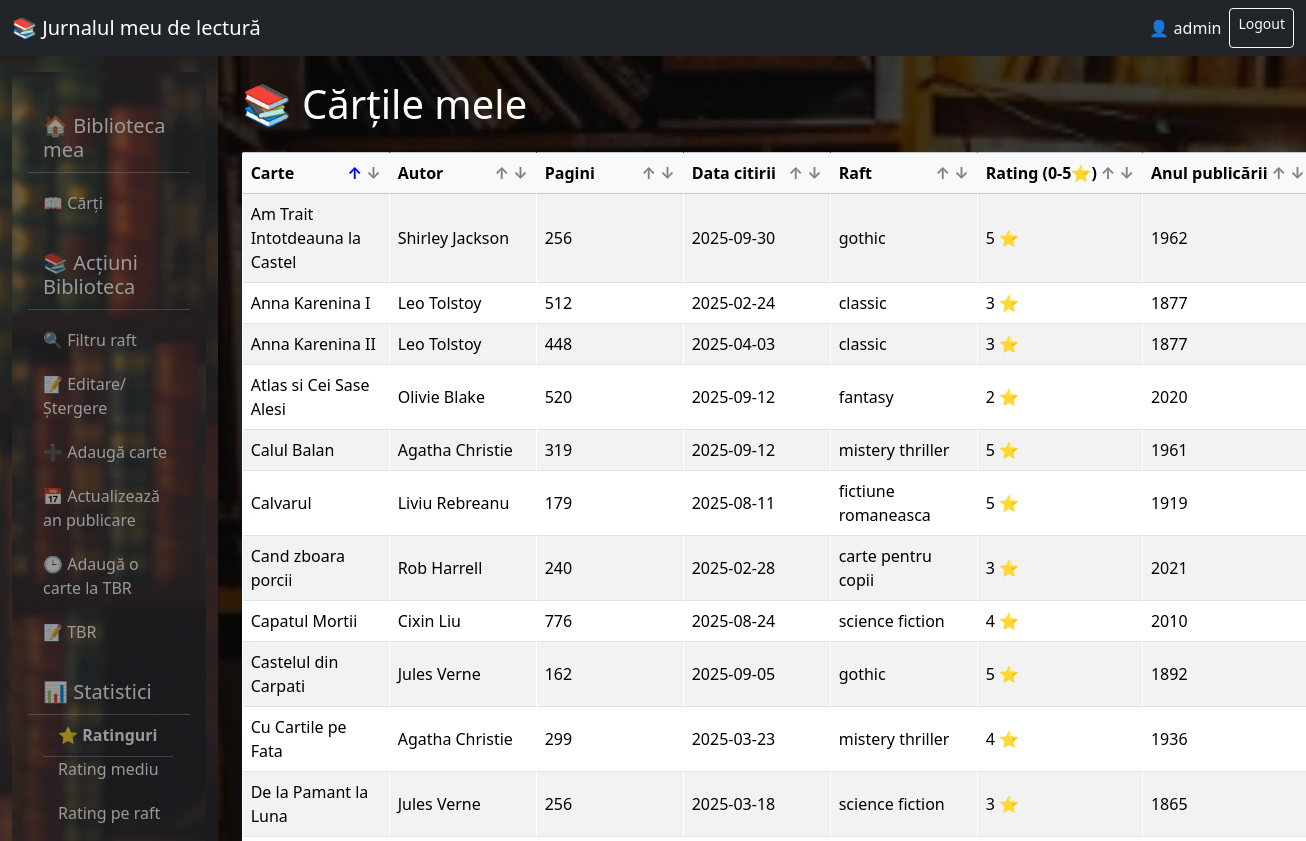
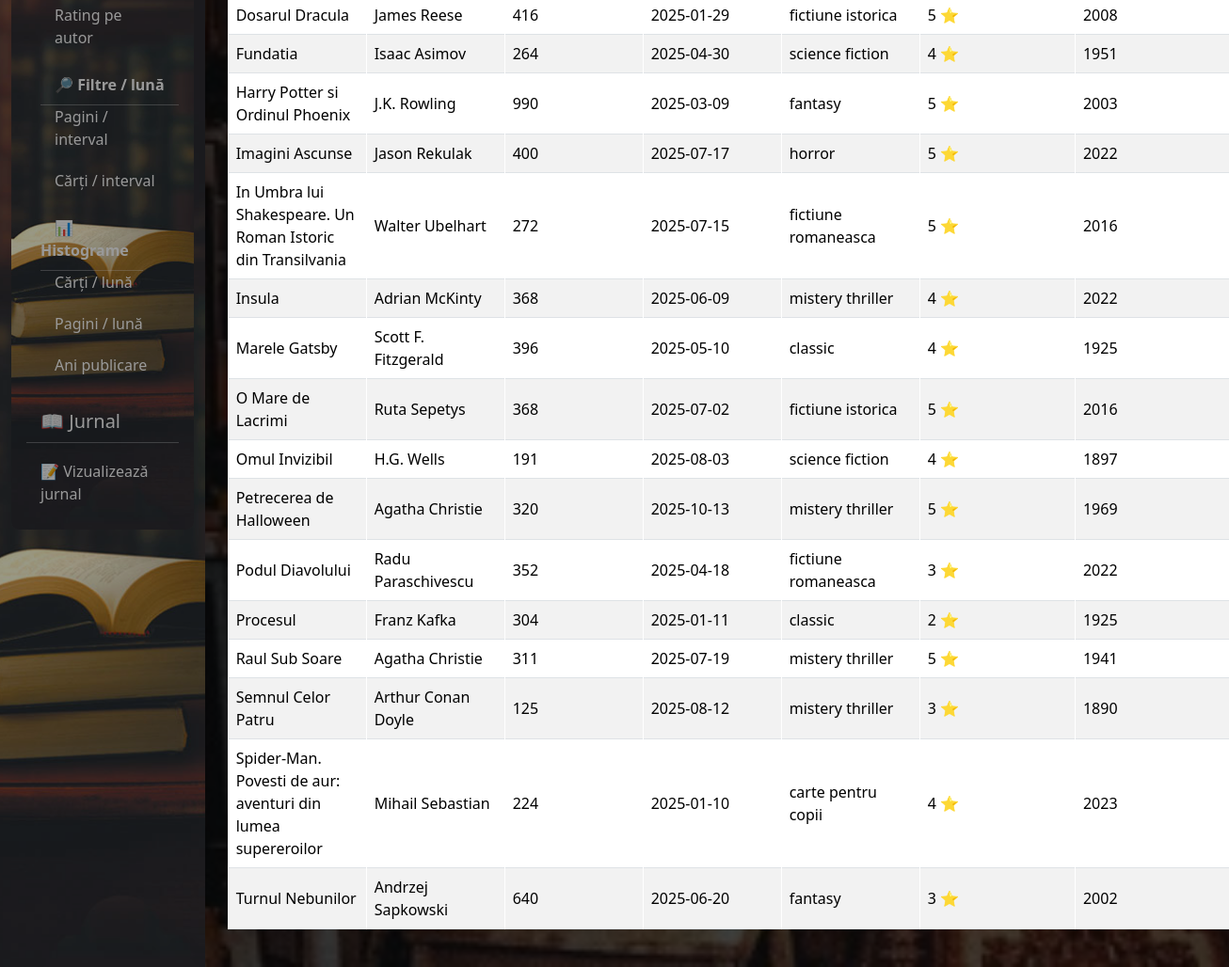
The page / (signed in) on the database its author committed (2 pictures, top to bottom).
### tables this page shows
CREATE TABLE biblioteca(
            id INTEGER PRIMARY KEY AUTOINCREMENT,
            carte TEXT,
            autor TEXT,
            pagini INTEGER,
            data_citirii DATE,
            raft TEXT,
            status TEXT,
            rating INTEGER            
        , anul_publicarii INTEGER);

### proiectfinal.py (the view)
@app.route('/')
def index():
        camp = request.args.get('camp', 'carte')
        ordine = request.args.get('ordine', 'ASC')
        campuri_permise = ['carte', 'autor', 'pagini', 'data_citirii','raft', 'rating', 'anul_publicarii']
        ordine_permise = ['ASC', 'DESC']
        if camp not in campuri_permise:
            camp = 'carte'
        if ordine not in ordine_permise:
            ordine = 'ASC'
        conn = sqlite3.connect("biblioteca.db")
        c = conn.cursor()
        c.execute(f'''
            SELECT carte, autor, pagini, data_citirii, raft, rating, anul_publicarii
            FROM biblioteca
            ORDER BY {camp} {ordine}
        ''')
        carti = c.fetchall()
        conn.close()
        return render_template('index.html', carti=carti, camp=camp, ordine=ordine)

### proiectfinal.py (called while the page is built)
@app.before_request # functia se executa inainte de fiecare request
def verificare_autentificare():
    exceptii = ['login', 'static'] # lista cu numele endpointurilor care nu necesita autentificare
    if request.endpoint in exceptii:
        return
    if 'utilizator' not in session: # redirectioneaza catre pagina de login daca utilizatorul nu este autentificat
        return redirect(url_for('login'))

### templates/index.html (shortened to what this page needs)
{% extends "base.html" %}
{% block content %}
<h1 class="mb-4">📚 Cărțile mele</h1>
{% set coloane = {
    'carte': 'Carte',
    'autor': 'Autor',
    'pagini': 'Pagini',
    'data_citirii': 'Data citirii',
    'raft': 'Raft',
    'rating': 'Rating (0-5⭐️)',
    'anul_publicarii': 'Anul publicării'
} %}
<table class="table table-bordered table-striped align-middle">
    <thead class="table-light">
        <tr>
            {% for camp_bd, titlu_afisat in coloane.items() %}
            <th class="text-nowrap">
                <div class="d-flex justify-content-between align-items-center" style="min-width: 130px;">
                    <span>{{ titlu_afisat }}</span>
                    <span class="ms-1">
                        <a href="/?camp={{ camp_bd }}&ordine=ASC"
                           style="text-decoration: none; color: {% if camp == camp_bd and ordine == 'ASC' %}blue{% else %}gray{% endif %}">↑</a>
                        <a href="/?camp={{ camp_bd }}&ordine=DESC"
                           style="text-decoration: none; color: {% if camp == camp_bd and ordine == 'DESC' %}blue{% else %}gray{% endif %}">↓</a>
                    </span>
                </div>
            </th>
            {% endfor %}
        </tr>
    </thead>
    <tbody>
        {% for carte in carti %}
        <tr>
            <td>{{ carte[0] }}</td>
            <td>{{ carte[1] }}</td>
            <td>{{ carte[2] }}</td>
            <td>{{ carte[3] }}</td>
            <td>{{ carte[4] }}</td>
            <td>{{ carte[5] }} ⭐️</td>
            <td>{{ carte[6] if carte[6] else "–" }}</td>
        </tr>
        {% endfor %}
    </tbody>
</table>
{% endblock %}

### templates/base.html (shortened to what this page needs)
<!DOCTYPE html>
<html lang="ro">
<head>
    <link href="https://cdn.jsdelivr.net/npm/bootstrap@5.3.2/dist/css/bootstrap.min.css" rel="stylesheet" />
</head>
<body>
{% if session.get('utilizator') %}
  <nav class="navbar navbar-dark bg-dark">
    <div class="container-fluid">
      <span class="navbar-brand">📚 Jurnalul meu de lectură</span>
      <div class="d-flex">
        <span class="navbar-text text-light me-2">👤 {{ session.utilizator }}</span>
        <a class="btn btn-outline-light btn-sm" href="{{ url_for('logout') }}">Logout</a>
      </div>
    </div>
  </nav>
  <div class="container-fluid">
    <div class="row">
      <nav class="col-md-3 col-lg-2 d-md-block sidebar">
        {% include 'sidebar.html' %}
      </nav>
      <main class="col-md-9 ms-sm-auto col-lg-10 px-md-4 py-4">
{% else %}
  <main class="container py-5">
{% endif %}
      {% block content %}{% endblock %}
    </main>
{% if session.get('utilizator') %}
    </div>
  </div>
{% endif %}
</body>
</html>

### templates/sidebar.html
<div class="sidebar position-sticky px-3">
  <h5 class="mt-3">🏠 Biblioteca mea</h5>
  <a href="{{ url_for('index') }}">📖 Cărți</a>
  <h5 class="mt-3">📚 Acțiuni Biblioteca</h5>
  <a href="{{ url_for('filtru_raft') }}">🔍 Filtru raft</a>
  <a href="{{ url_for('listare_carti') }}">📝 Editare/Ștergere</a>
  <a href="{{ url_for('adaugare_carte') }}">➕ Adaugă carte</a>
  <a href="{{ url_for('anul_publicarii') }}">📅 Actualizează an publicare</a>
  <a href="{{ url_for('adaugare_carte_planificata') }}">🕒 Adaugă o carte la TBR</a>
  <a href="{{ url_for('listare_carti_tbr') }}">📝 TBR</a>
  <h5 class="mt-3">📊 Statistici</h5>
  <div class="submenu">
    <strong>⭐ Ratinguri</strong>
    <a href="{{ url_for('avg_rating') }}">Rating mediu</a>
    <a href="{{ url_for('avg_rating_raft') }}">Rating pe raft</a>
    <a href="{{ url_for('avg_rating_autor') }}">Rating pe autor</a>
  </div>
  <div class="submenu">
    <strong>🔎 Filtre / lună</strong>
    <a href="{{ url_for('pagini_luna') }}">Pagini / interval</a>
    <a href="{{ url_for('carti_luna') }}">Cărți / interval</a>
  </div>
  <div class="submenu">
    <strong>📊 Histograme</strong>
    <a href="{{ url_for('histograma_carti_luna') }}">Cărți / lună</a>
    <a href="{{ url_for('histograma_pagini_luna') }}">Pagini / lună</a>
    <a href="{{ url_for('histograma_anul_publicarii') }}">Ani publicare</a>
  </div>
  <h5 class="mt-3">📖 Jurnal</h5>
<a href="{{ url_for('jurnal') }}">📝 Vizualizează jurnal</a>
</div>

### templates/base.html (style rules this page uses)
body { background-color: #f8f9fa; }
main { position: relative; background-image: url('/static/used-books.jpg'); background-size: cover; background-position: center; background-repeat: no-repeat; min-height: 100vh; padding: 2rem; color: white; z-index: 0; }
main::before { content: ""; position: absolute; inset: 0; background-color: rgba(0, 0, 0, 0.75); z-index: -1; }
.sidebar { position: relative; min-height: 100vh; background-image: url('/static/Library_Cropped_WEB.jpg'); background-size: cover; background-position: center; color: white; padding-top: 1rem; overflow-y: auto; }
.sidebar::before { content: ""; position: absolute; inset: 0; background-color: rgba(0, 0, 0, 0.4); z-index: 0; pointer-events: none; }
.sidebar > div.position-sticky { position: relative; z-index: 1; background-color: rgba(0, 0, 0, 0.35); border-radius: 8px; padding: 1rem; }
.sidebar a { color: #fff; text-decoration: none; display: block; padding: 10px 15px; border-radius: 4px; }
.sidebar h5, .sidebar .submenu strong { color: #fff; padding: 10px 15px; border-bottom: 1px solid rgba(255, 255, 255, 0.3); margin-bottom: 0.5rem; }
.sidebar .submenu { padding-left: 15px; margin-bottom: 1rem; }
table { width: 100%; border-collapse: collapse; background-color: rgba(0, 0, 0, 0.5); color: white; }
th, td { padding: 0.75rem; border: 1px solid rgba(255, 255, 255, 0.3); vertical-align: middle; text-align: left; }

### rows shown on the page
biblioteca: carte "Am Trait Intotdeauna la Castel", autor "Shirley Jackson", pagini "256", data_citirii "2025-09-30", raft "gothic", rating "5", anul_publicarii "1962"
biblioteca: carte "Anna Karenina I", autor "Leo Tolstoy", pagini "512", data_citirii "2025-02-24", raft "classic", rating "3", anul_publicarii "1877"
biblioteca: carte "Anna Karenina II", autor "Leo Tolstoy", pagini "448", data_citirii "2025-04-03", raft "classic", rating "3", anul_publicarii "1877"
biblioteca: carte "Atlas si Cei Sase Alesi", autor "Olivie Blake", pagini "520", data_citirii "2025-09-12", raft "fantasy", rating "2", anul_publicarii "2020"
biblioteca: carte "Calul Balan", autor "Agatha Christie", pagini "319", data_citirii "2025-09-12", raft "mistery thriller", rating "5", anul_publicarii "1961"
biblioteca: carte "Calvarul", autor "Liviu Rebreanu", pagini "179", data_citirii "2025-08-11", raft "fictiune romaneasca", rating "5", anul_publicarii "1919"
biblioteca: carte "Cand zboara porcii", autor "Rob Harrell", pagini "240", data_citirii "2025-02-28", raft "carte pentru copii", rating "3", anul_publicarii "2021"
biblioteca: carte "Capatul Mortii", autor "Cixin Liu", pagini "776", data_citirii "2025-08-24", raft "science fiction", rating "4", anul_publicarii "2010"
biblioteca: carte "Castelul din Carpati", autor "Jules Verne", pagini "162", data_citirii "2025-09-05", raft "gothic", rating "5", anul_publicarii "1892"
biblioteca: carte "Cu Cartile pe Fata", autor "Agatha Christie", pagini "299", data_citirii "2025-03-23", raft "mistery thriller", rating "4", anul_publicarii "1936"
biblioteca: carte "De la Pamant la Luna", autor "Jules Verne", pagini "256", data_citirii "2025-03-18", raft "science fiction", rating "3", anul_publicarii "1865"
biblioteca: carte "Dosarul Dracula", autor "James Reese", pagini "416", data_citirii "2025-01-29", raft "fictiune istorica", rating "5", anul_publicarii "2008"
biblioteca: carte "Fundatia", autor "Isaac Asimov", pagini "264", data_citirii "2025-04-30", raft "science fiction", rating "4", anul_publicarii "1951"
biblioteca: carte "Harry Potter si Ordinul Phoenix", autor "J.K. Rowling", pagini "990", data_citirii "2025-03-09", raft "fantasy", rating "5", anul_publicarii "2003"
biblioteca: carte "Imagini Ascunse", autor "Jason Rekulak", pagini "400", data_citirii "2025-07-17", raft "horror", rating "5", anul_publicarii "2022"
biblioteca: carte "In Umbra lui Shakespeare. Un Roman Istoric din Transilvania", autor "Walter Ubelhart", pagini "272", data_citirii "2025-07-15", raft "fictiune romaneasca", rating "5", anul_publicarii "2016"
biblioteca: carte "Insula", autor "Adrian McKinty", pagini "368", data_citirii "2025-06-09", raft "mistery thriller", rating "4", anul_publicarii "2022"
biblioteca: carte "Marele Gatsby", autor "Scott F. Fitzgerald", pagini "396", data_citirii "2025-05-10", raft "classic", rating "4", anul_publicarii "1925"
biblioteca: carte "O Mare de Lacrimi", autor "Ruta Sepetys", pagini "368", data_citirii "2025-07-02", raft "fictiune istorica", rating "5", anul_publicarii "2016"
biblioteca: carte "Omul Invizibil", autor "H.G. Wells", pagini "191", data_citirii "2025-08-03", raft "science fiction", rating "4", anul_publicarii "1897"
biblioteca: carte "Petrecerea de Halloween", autor "Agatha Christie", pagini "320", data_citirii "2025-10-13", raft "mistery thriller", rating "5", anul_publicarii "1969"
biblioteca: carte "Podul Diavolului", autor "Radu Paraschivescu", pagini "352", data_citirii "2025-04-18", raft "fictiune romaneasca", rating "3", anul_publicarii "2022"
biblioteca: carte "Procesul", autor "Franz Kafka", pagini "304", data_citirii "2025-01-11", raft "classic", rating "2", anul_publicarii "1925"
biblioteca: carte "Raul Sub Soare", autor "Agatha Christie", pagini "311", data_citirii "2025-07-19", raft "mistery thriller", rating "5", anul_publicarii "1941"
biblioteca: carte "Semnul Celor Patru", autor "Arthur Conan Doyle", pagini "125", data_citirii "2025-08-12", raft "mistery thriller", rating "3", anul_publicarii "1890"
biblioteca: carte "Spider-Man. Povesti de aur: aventuri din lumea supereroilor", autor "Mihail Sebastian", pagini "224", data_citirii "2025-01-10", raft "carte pentru copii", rating "4", anul_publicarii "2023"
biblioteca: carte "Turnul Nebunilor", autor "Andrzej Sapkowski", pagini "640", data_citirii "2025-06-20", raft "fantasy", rating "3", anul_publicarii "2002"

### other values the page prints
{{ session.utilizator }} "admin"
{{ titlu_afisat }} "Carte" "Autor" "Pagini" "Data citirii" "Raft" "Rating (0-5⭐️)" "Anul publicării"
